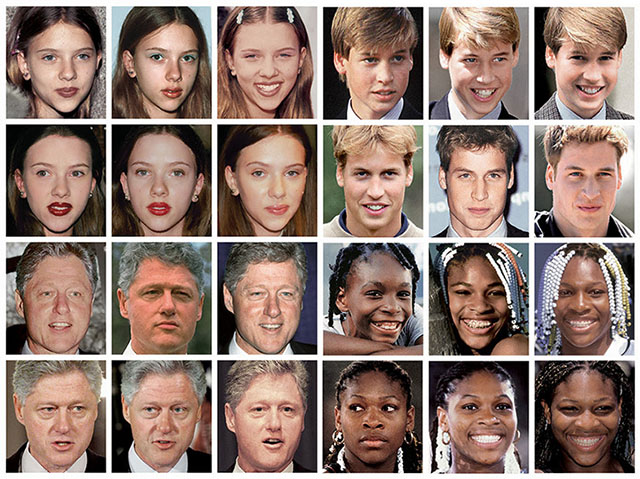
#> input picture images_features/sample_images/faces.jpg, 640 x 479 px, given in place of the camera
$ python face_detect.py   (older library calls are emulated)
#> lines starting #> are read from the running program, lines starting #| are printed output that depends on the picture; after the words box and inside, x2 and y2 are one past the last pixel; in counts of white or black regions, pixels touching at a corner belong together
### classifiers/classifiers.py
#!/usr/bin/env python

# -*- coding: utf-8 -*-

from __future__ import absolute_import

import os


def prepare_classifiers():
    """
    General method to prepare classifiers.
    """

    classifiers_dict = {
        'eyes': os.path.join('../classifiers/haarcascades/haarcascade_eye.xml'),
        'eyes_glasses': os.path.join('../classifiers/haarcascades/haarcascade_eye_tree_eyeglasses.xml'),
        'cat_face': os.path.join('../classifiers/haarcascades/haarcascade_frontalcatface.xml'),
        'cat_face_extended': os.path.join('../classifiers/haarcascades/haarcascade_frontalcatface_extended.xml'),
        'frontal_face_alt': os.path.join('../classifiers/haarcascades/haarcascade_frontalface_alt.xml'),
        'frontal_face_alt2': os.path.join('../classifiers/haarcascades/haarcascade_frontalface_alt2.xml'),
        'frontal_face_alt_tree': os.path.join('../classifiers/haarcascades/haarcascade_frontalface_alt_tree.xml'),
        'frontal_face_default': os.path.join('../classifiers/haarcascades/haarcascade_frontalface_default.xml'),
        'fullbody': os.path.join('../classifiers/haarcascades/haarcascade_fullbody.xml'),
        'left_eye_2splits': os.path.join('../classifiers/haarcascades/haarcascade_lefteye_2splits.xml'),
        'licence_plate_rus_16stages': os.path.join('../classifiers/haarcascades/haarcascade_licence_plate_rus_16stages.xml'),
        'lowerbody': os.path.join('../classifiers/haarcascades/haarcascade_lowerbody.xml'),
        'mcs_leftear': os.path.join('../classifiers/haarcascades/haarcascade_mcs_leftear.xml'),
        'mcs_mouth': os.path.join('../classifiers/haarcascades/haarcascade_mcs_mouth.xml'),
        'mcs_rightear': os.path.join('../classifiers/haarcascades/haarcascade_mcs_rightear.xml'),
        'profileface': os.path.join('../classifiers/haarcascades/haarcascade_profileface.xml'),
        'righteye_2splits': os.path.join('../classifiers/haarcascades/haarcascade_righteye_2splits.xml'),
        'russian_plate_number': os.path.join('../classifiers/haarcascades/haarcascade_russian_plate_number.xml'),
        'smile': os.path.join('../classifiers/haarcascades/haarcascade_smile.xml'),
        'upperbody': os.path.join('../classifiers/haarcascades/haarcascade_upperbody.xml'),

    }

    return classifiers_dict

### camera_features/face_detect.py
#!/usr/bin/env python

# -*- coding: utf-8 -*-

from __future__ import absolute_import

import os
import sys

sys.path.append(os.path.dirname(os.path.dirname(os.path.abspath(__file__))))

import cv2

from classifiers.classifiers import prepare_classifiers


class FaceDetect(object):
    def __init__(self):
        self.capturing = True
        self.video = cv2.VideoCapture(0)
        self.ds_factor = 0.5
        self.interpolation = cv2.INTER_AREA
        self.classifiers = prepare_classifiers()

    def start_capture(self):
        camera = self.video

        face_classifier = self.classifiers.get('frontal_face_default', None)

        face_cascade = cv2.CascadeClassifier(face_classifier)

        while self.capturing:
            ret, frame = camera.read()
#> frame is the input picture: shape (479, 640, 3); mean B, G, R 113.8, 123.2, 145.9

            frame = cv2.resize(
                frame,
                None,
                fx=self.ds_factor,
                fy=self.ds_factor,
                interpolation=self.interpolation
            )
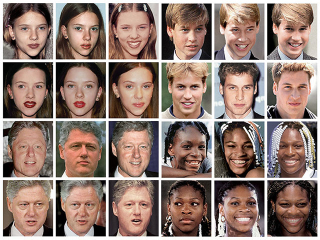
#> frame: shape (240, 320, 3); mean B, G, R 114.2, 123.6, 146.3

            gray = cv2.cvtColor(frame, cv2.COLOR_BGR2GRAY)
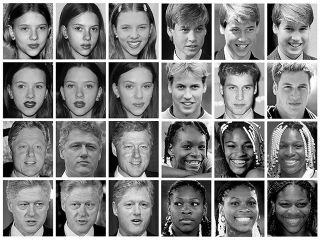
#> gray: shape (240, 320); min 0, max 255, mean 129.3

            faces = face_cascade.detectMultiScale(
                gray,
                scaleFactor=1.1,
                minNeighbors=5,
                minSize=(30, 30),
                flags=cv2.cv.CV_HAAR_SCALE_IMAGE
            )
#> faces = 22 rows, first 6: [11, 12, 43, 43], [64, 13, 42, 42], [112, 11, 43, 43], [172, 15, 41, 41], [115, 69, 45, 45], [220, 72, 41, 41]

            for (x, y, w, h) in faces:
                cv2.rectangle(frame, (x, y), (x + w, y + h), (0, 255, 0), 2)
#> this loop made 22 passes
#> (x, y, w, h) on passes 1 to 12: (11, 12, 43, 43), (64, 13, 42, 42), (112, 11, 43, 43), (172, 15, 41, 41), (115, 69, 45, 45), (220, 72, 41, 41), (166, 70, 43, 43), (62, 129, 44, 44), (114, 130, 42, 42), (219, 130, 40, 40), (273, 133, 36, 36), (9, 186, 46, 46)
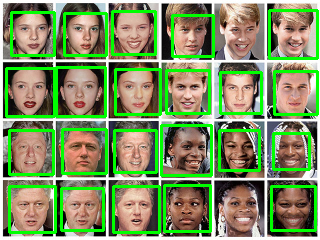
#> frame: shape (240, 320, 3); 14.92% of pixels changed, all inside (x1, y1, x2, y2) = (5, 9, 319, 234)

            cv2.imshow('Face detector', frame)

            # stop capturing if pressed S button
            if cv2.waitKey(10) == ord('s'):
#> (key Esc is pressed here)
                break
        camera.release()
        cv2.destroyAllWindows()


face = FaceDetect()
face.start_capture()

$ run again, on images_features/sample_images/obama.jpg
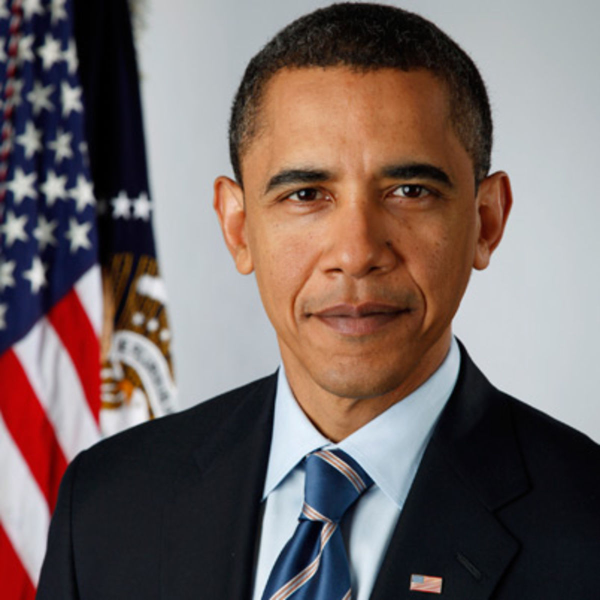
#> input picture images_features/sample_images/obama.jpg, 1200 x 1200 px, given in place of the camera (shown at 1/2 size)
#> in start_capture, frame is the input picture: shape (1200, 1200, 3); mean B, G, R 99.9, 102.3, 116.3
#> in start_capture, `gray = cv2.cvtColor(frame, cv2.COLOR_BGR2GRAY)`:
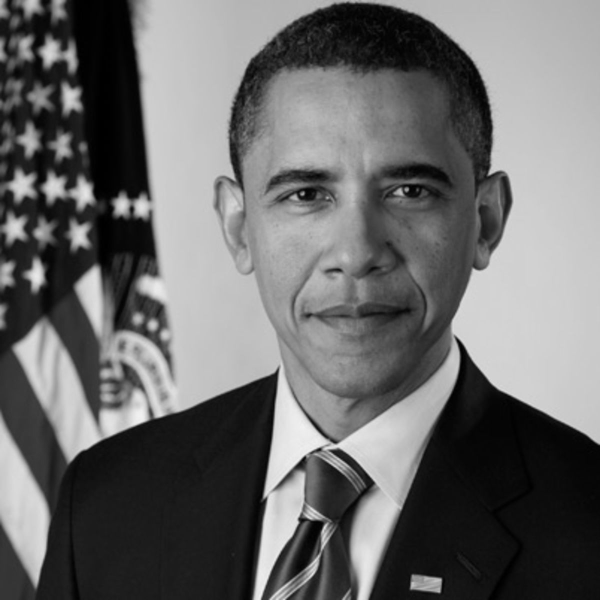
#> gray: shape (600, 600); min 0, max 241, mean 106.3
#> faces = [[217, 84, 278, 278]]
#> the loop in start_capture, `for (x, y, w, h) in faces:` made 1 pass
#> after the loop in start_capture, `for (x, y, w, h) in faces:`:
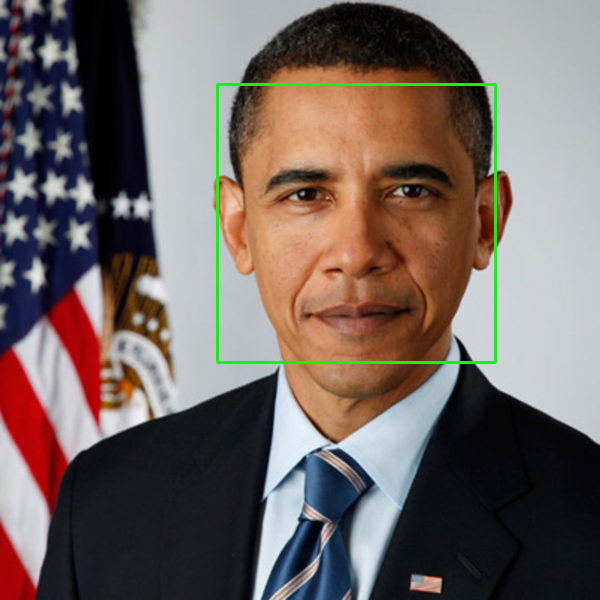
#> frame: shape (600, 600, 3); mean B, G, R 98.8, 103.4, 114.9
